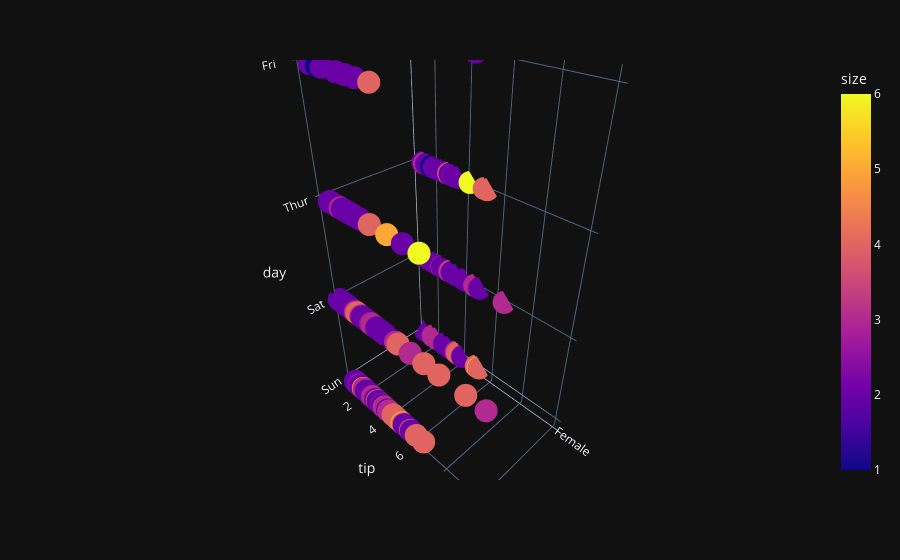

Write notebook code for a chart like this one.
### Code cell
# 3d size
fig = px.scatter_3d(
    df, x="sex", y="tip", z="day", color="size"
)
fig.show()

### Figure 1 — Plotly figure (JSON) as saved in the notebook; plotly's stock layout.template omitted (floating-point values rounded to 4 significant figures; data arrays with more than 128 entries replaced by an {"elided": "..."} marker saying what was removed)
{"data": [{"hovertemplate": "sex=%{x}<br>tip=%{y}<br>day=%{z}<br>size=%{marker.color}<extra></extra>", "legendgroup": "", "marker": {"color": {"elided": "244 int values"}, "coloraxis": "coloraxis", "symbol": "circle"}, "mode": "markers", "name": "", "scene": "scene", "showlegend": false, "x": {"elided": "244 str values"}, "y": {"elided": "244 float values"}, "z": {"elided": "244 str values"}, "type": "scatter3d"}], "layout": {"scene": {"domain": {"x": [0.0, 1.0], "y": [0.0, 1.0]}, "xaxis": {"title": {"text": "sex"}}, "yaxis": {"title": {"text": "tip"}}, "zaxis": {"title": {"text": "day"}}}, "coloraxis": {"colorbar": {"title": {"text": "size"}}, "colorscale": [[0.0, "#0d0887"], [0.1111, "#46039f"], [0.2222, "#7201a8"], [0.3333, "#9c179e"], [0.4444, "#bd3786"], [0.5556, "#d8576b"], [0.6667, "#ed7953"], [0.7778, "#fb9f3a"], [0.8889, "#fdca26"], [1.0, "#f0f921"]]}, "legend": {"tracegroupgap": 0}, "margin": {"t": 60}}}
